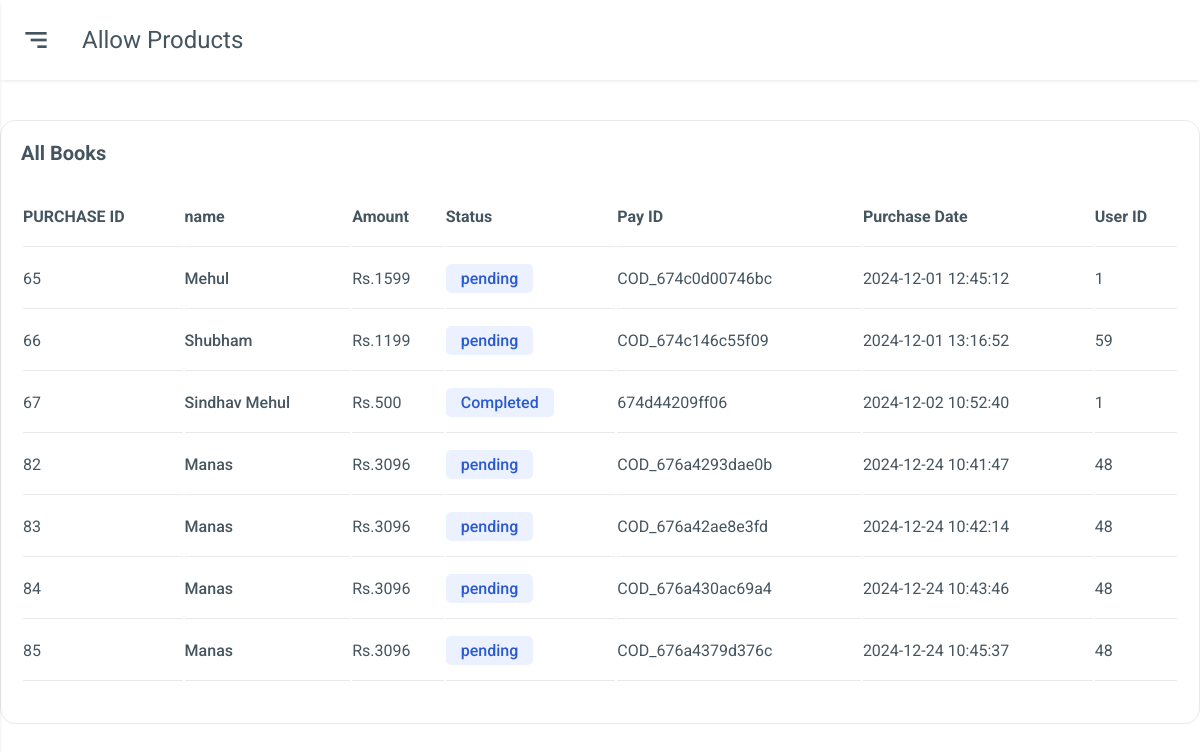
Screenshot of /total_sales.php (signed in) with the database file from the repository.
### tables this page shows
CREATE TABLE `orders` (
  `id` int NOT NULL,
  `name` varchar(200) NOT NULL,
  `amount` int NOT NULL,
  `pay_id` varchar(255) NOT NULL,
  `pay_status` varchar(255) NOT NULL,
  `date_added` datetime NOT NULL DEFAULT CURRENT_TIMESTAMP,
  `uid` int NOT NULL,
  `book_id` int DEFAULT NULL
);

### total_sales.php (the view, shortened to what this page needs)
<!DOCTYPE html>
<html lang="en">
<head>
    <link href="https://unpkg.com/boxicons@2.0.7/css/boxicons.min.css" rel="stylesheet">
    <link rel="stylesheet" href="./css/grid.css">
    <link rel="stylesheet" href="./css/app.css">
</head>
<body>
    <div class="main">
        <div class="main-header">
            <div class="mobile-toggle" id="mobile-toggle">
                <i class="bx bx-menu-alt-right"></i>
            </div>
            <div class="main-title">
                allow products
            </div>
        </div>
        <div class="main-content">
            </div>
                    <div class="box">
                        <div class="box-header">
                            All Books
                        </div>
                        <div class="box-body overflow-scroll">
                            <table>
                                <thead>
                                    <tr>
                                        <th>PURCHASE ID</th>
                                        <th>name</th>
                                        <th>Amount</th>
                                        <th>Status</th>
                                        <th>Pay ID</th>
                                        <th>Purchase Date</th>
                                        <th>User ID</th>
                                    </tr>
                                </thead>
                                <tbody>
                                <?php
                                    include "dbconn.php";
                                    $records = mysqli_query($conn,"SELECT * FROM `orders`");
                                    while($data = mysqli_fetch_array($records))
                                    {
                                    ?>
                                    <tr>
                                        <td><?php echo $data['id']; ?></td>
                                        <td>
                                            <div class="order-owner">
                                                <span><?php echo $data['name']; ?></span>
                                            </div>
                                        </td>
                                        <td>Rs.<?php echo $data['amount']; ?></td>
                                        <td>
                                            <span class="order-status order-ready">
                                            <?php echo $data['pay_status']; ?>
                                            </span>
                                        </td>
                                        <td>
                                            <div >
                                                <span><?php echo $data['pay_id']; ?></span>
                                            </div>
                                        </td>
                                        <td><?php echo $data['date_added']; ?></td>
                                        <td><?php echo $data['uid']; ?></td>
                                    </tr>
                                    <?php
                                    }
                                    ?>
                                </tbody>
                            </table>
                        </div>
                    </div>
                </div>
</body>
</html>

### css/app.css (style rules this page uses)
:root { --body-bg: url("bg.jpg"), -webkit-linear-gradient(bottom, #0250c5, #d43f8d); --box-bg: url("bg.jpg"), -webkit-linear-gradient(bottom, #0250c5, #d43f8d); --main-color: #0652dd; --text-color: #455560; --text-second-color: #72849ab3; --border-color: #e9e9e9; --menu-item-active-bg: rgba(62, 121, 247, 0.1); --box-border-radius: 15px; --sidebar-size: 300px; --sidebar-logo-img-size: 45px; --sidebar-logo-size: 80px; --profile-image-size: 45px; --main-header-height: 80px; --shadow: 0 1px 4px -1px rgb(0 0 0 / 15%); --darkmode-toggle-size: 20px; }
* { padding: 0; margin: 0; box-sizing: border-box; }
body { font-family: "Roboto", sans-serif; background-color: var(--body-bg); color: var(--text-color); position: relative; }
.main { padding-left: var(--sidebar-size); }
.main-header { height: var(--main-header-height); display: flex; align-items: center; padding: 20px; background-color: var(--box-bg); box-shadow: var(--shadow); }
.mobile-toggle { display: none; }
.main-title { text-transform: capitalize; font-size: 1.5rem; }
.main-content { padding: 20px; }
.box { background-color: var(--box-bg); padding: 20px; border: 0.5px solid var(--border-color); border-radius: var(--box-border-radius); }
.box-header { text-transform: capitalize; font-size: 1.25rem; font-weight: 700; }
.box-body { padding: 20px 0; }
table { width: 100%; min-width: 1000px; }
.order-owner { display: flex; align-items: center; text-transform: capitalize; font-weight: 500; }
table thead tr { text-align: left; }
table th, table td { padding: 20px 0; border-bottom: 1px solid var(--border-color); }
.order-status { padding: 5px 15px; border-radius: 5px; font-weight: 500; }
.order-ready { color: #2a59d1; background-color: rgba(62, 121, 247, 0.1); }
.overflow-scroll { overflow-y: auto; }
@media only screen and (max-width: 1280px) { .main { padding-left: 0; } }
@media only screen and (max-width: 1280px) { .mobile-toggle, .sidebar-close { display: grid; place-items: center; font-size: 2rem; margin-right: 30px; cursor: pointer; } }

### rows the page displays
orders: id "65", name "Mehul", amount "1599", pay_status "pending", pay "COD_674c0d00746bc", date_added "2024-12-01 12:45:12", uid "1"
orders: id "66", name "Shubham", amount "1199", pay_status "pending", pay "COD_674c146c55f09", date_added "2024-12-01 13:16:52", uid "59"
orders: id "67", name "Sindhav Mehul", amount "500", pay_status "Completed", pay "674d44209ff06", date_added "2024-12-02 10:52:40", uid "1"
orders: id "82", name "Manas", amount "3096", pay_status "pending", pay "COD_676a4293dae0b", date_added "2024-12-24 10:41:47", uid "48"
orders: id "83", name "Manas", amount "3096", pay_status "pending", pay "COD_676a42ae8e3fd", date_added "2024-12-24 10:42:14", uid "48"
orders: id "84", name "Manas", amount "3096", pay_status "pending", pay "COD_676a430ac69a4", date_added "2024-12-24 10:43:46", uid "48"
orders: id "85", name "Manas", amount "3096", pay_status "pending", pay "COD_676a4379d376c", date_added "2024-12-24 10:45:37", uid "48"
